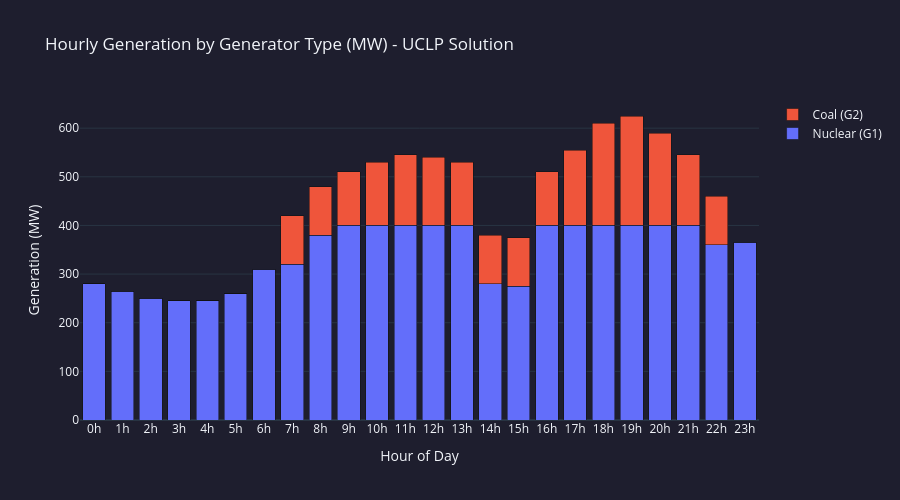

This figure's notebook cell:
### Code cell
uclp_generators_by_hour = [[(generators[i], p[i, t].varValue) for i in range(Ng) if p[i, t].varValue > 0] for t in range(T)]

plot_stacked_generators(uclp_generators_by_hour, title="Hourly Generation by Generator Type (MW) - UCLP Solution", yaxis_title="Generation (MW)")

### Figure 1 — Plotly figure (JSON) as saved in the notebook; plotly's stock layout.template omitted (floating-point values rounded to 4 significant figures)
{"data": [{"marker": {"color": "#636EFA"}, "name": "Nuclear (G1)", "type": "bar", "x": ["0h", "1h", "2h", "3h", "4h", "5h", "6h", "7h", "8h", "9h", "10h", "11h", "12h", "13h", "14h", "15h", "16h", "17h", "18h", "19h", "20h", "21h", "22h", "23h"], "y": [280, 265, 250, 245, 245, 260, 310, 320, 380, 400, 400, 400, 400, 400, 280, 275, 400, 400, 400, 400, 400, 400, 360, 365]}, {"marker": {"color": "#EF553B"}, "name": "Coal (G2)", "type": "bar", "x": ["0h", "1h", "2h", "3h", "4h", "5h", "6h", "7h", "8h", "9h", "10h", "11h", "12h", "13h", "14h", "15h", "16h", "17h", "18h", "19h", "20h", "21h", "22h", "23h"], "y": [0, 0, 0, 0, 0, 0, 0, 100, 100, 110, 130, 145, 140, 130, 100, 100, 110, 155, 210, 225, 190, 145, 100, 0]}], "layout": {"barmode": "stack", "height": 500, "paper_bgcolor": "#1e1e2e", "plot_bgcolor": "#1e1e2e", "title": {"text": "Hourly Generation by Generator Type (MW) - UCLP Solution"}, "width": 900, "xaxis": {"dtick": 1, "tick0": 0, "tickmode": "linear", "title": {"text": "Hour of Day"}}, "yaxis": {"title": {"text": "Generation (MW)"}}}}
